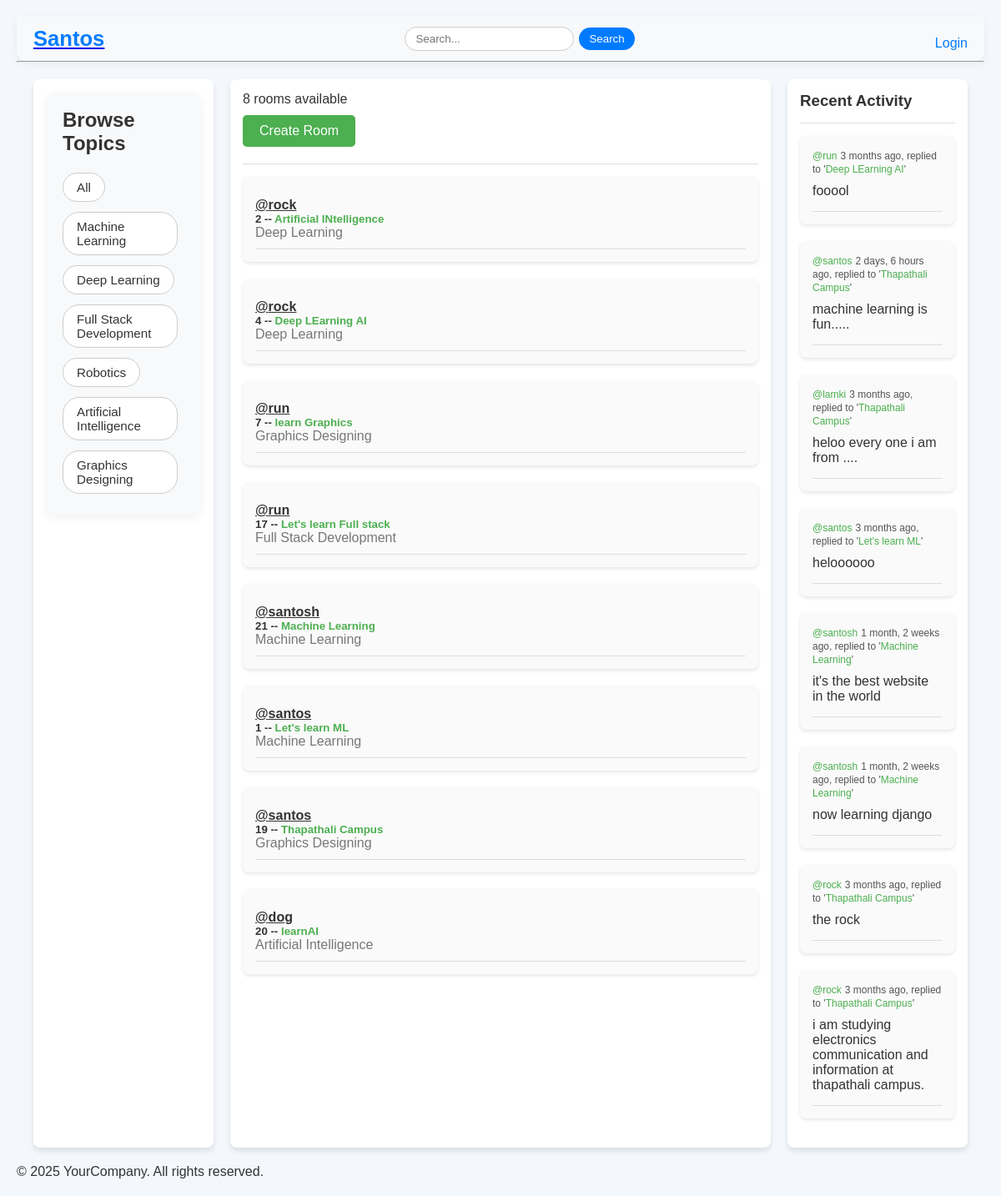
The page / on the database its author committed.
### man/models.py (models this page shows, shortened)
class Topic(models.Model):
    topic=models.CharField( max_length=50)

class Room(models.Model):
    host=models.ForeignKey(User, on_delete=models.CASCADE)
    topic=models.ForeignKey(Topic, on_delete=models.CASCADE)
    name=models.CharField( max_length=50)
    participants = models.ManyToManyField(User,related_name='participants',blank=True)
    description=models.TextField(blank=True,null=True)
    updated=models.DateTimeField(auto_now=True)
    created=models.DateTimeField( auto_now_add=True)
    class Meta:
        ordering = ['-updated','-created']

class Message(models.Model):
    user=models.ForeignKey(User, on_delete=models.CASCADE , related_name='messages')
    room = models.ForeignKey(Room, on_delete=models.CASCADE , related_name='messages')
    body = models.TextField()
    updated = models.DateTimeField( auto_now=True)
    created = models.DateTimeField(auto_now_add=True)
    class Meta:
      ordering = ['-updated','-created']

### man/views.py (the view)
# urls.py: path('',views.home,name='home'),
def home(request):
    topic = Topic.objects.all()
    q = request.GET.get('q', '')
    rooms = Room.objects.filter(Q(topic__topic__icontains=q) | Q(name__icontains=q) | Q(description__icontains=q))
    roomscount = rooms.count()
    room_messages = Message.objects.all()
    context = {
        'roomscount': roomscount,
        'rooms': rooms,
        'topic': topic,
        'room_messages':Message.objects.filter(Q(room__topic__topic__icontains=q))
    }
    return render(request, 'home.html', context)

### templates/home.html (shortened to what this page needs)
{% extends "base.html" %}
{% load static %}
{% block nothing %}<link rel="stylesheet" href="{% static 'styles/home.css' %}">{% endblock nothing %}
{% block body %}
<div class="my-container">
  <div class="sidebar topic-sidebar">
    {% include "topiccomp.html" %}
  </div>
  <div class="main-content">
    <div class="rooms-info">
      <p>{{ roomscount }} rooms available</p>
      <a href="{% url 'create' %}" class="btn-create-room">Create Room</a>
    </div>
    <hr class="divider">
    {% include "feedcomp.html" %}
  </div>
  <div class="sidebar activity-sidebar">
    {% include "activitycomp.html" %}
  </div>
</div>
{% endblock body %}

### templates/topiccomp.html
<div class="browse-topics">
  <h2>Browse Topics</h2>
  <a href="{% url 'home' %}">All</a>
  {% for room in topic %}
    <a href="{% url 'home' %}?q={{ room.topic }}">{{ room.topic }}</a>
  {% endfor %}
</div>

### templates/feedcomp.html (shortened to what this page needs)
{% for room in rooms %}
    <div class="room-item">
        <div class="room-details">
            <a href="{% url 'profile' pk=room.host.id %}" class="host-link">@{{ room.host.username }}</a>
            <h5 class="room-title">{{ room.id }} -- <a href="{% url 'room' pk=room.id %}" class="room-link">{{ room.name }}</a></h5>
            <p class="room-topic">{{ room.topic.topic }}</p>
        </div>
        <hr class="room-divider">
    </div>
{% endfor %}

### templates/activitycomp.html (shortened to what this page needs)
<h3>Recent Activity</h3>
<hr class="divider">
{% for message in room_messages %}
<div class="activity-item">
  <div class="activity-meta">
    <small><a href="{% url 'profile' message.user.id %}" class="user-link">@{{ message.user }}</a></small>
    <small>{{ message.created | timesince }} ago, replied to '<a href='{% url 'room' pk=message.room.id %}' class="room-link">{{ message.room.name }}</a>'</small>
  </div>
  <p class="activity-message">{{ message.body }}</p>
  <hr class="activity-divider">
</div>
{% endfor %}

### static/styles/home.css (style rules this page uses)
* { margin: 0; padding: 0; box-sizing: border-box; }
body { font-family: 'Arial', sans-serif; background-color: #f4f7fb; color: #333; padding: 20px; }
.my-container { display: grid; grid-template-columns: 1fr 3fr 1fr; gap: 20px; padding: 20px; }
.sidebar { background-color: #ffffff; padding: 15px; border-radius: 8px; box-shadow: 0 4px 6px rgba(0, 0, 0, 0.1); }
.topic-sidebar { min-height: 400px; }
.activity-sidebar { min-height: 400px; }
.main-content { padding: 15px; background-color: #ffffff; border-radius: 8px; box-shadow: 0 4px 6px rgba(0, 0, 0, 0.1); }
.rooms-info { margin-bottom: 20px; }
.rooms-info .btn-create-room { display: inline-block; background-color: #4CAF50; color: white; padding: 10px 20px; text-decoration: none; border-radius: 5px; margin-top: 10px; }
.room-item { padding: 15px; background-color: #fafafa; margin-bottom: 20px; border-radius: 8px; box-shadow: 0 2px 4px rgba(0, 0, 0, 0.1); }
.room-details { margin-top: 10px; }
.room-link { text-decoration: none; color: #4CAF50; }
.host-link { font-weight: bold; color: #333; }
.room-topic { font-size: 1rem; color: #777; }
.room-divider { margin-top: 10px; border: none; border-top: 1px solid #ddd; }
.activity-item { padding: 15px; background-color: #fafafa; margin-bottom: 20px; border-radius: 8px; box-shadow: 0 2px 4px rgba(0, 0, 0, 0.1); }
.activity-meta { font-size: 0.9rem; color: #555; }
.activity-message { font-size: 1rem; margin-top: 10px; }
.user-link { color: #4CAF50; text-decoration: none; }
.activity-divider { margin-top: 15px; border: none; border-top: 1px solid #ddd; }
.divider { margin: 15px 0; border: none; border-top: 1px solid #ddd; }
.browse-topics { padding: 20px; background-color: #f8f9fa; border-radius: 12px; box-shadow: 0 4px 12px rgba(0, 0, 0, 0.05); margin-bottom: 20px; }
.browse-topics h2 { margin-bottom: 15px; font-size: 1.5rem; color: #333; }
.browse-topics a { display: inline-block; margin: 6px 8px 6px 0; padding: 8px 16px; background-color: #ffffff; color: #333; text-decoration: none; border: 1px solid #ccc; border-radius: 20px; transition: all 0.3s ease; font-size: 0.95rem; }

### rows shown on the page
Topic: topic "Machine Learning"
Topic: topic "Deep Learning"
Topic: topic "Full Stack Development"
Topic: topic "Robotics"
Topic: topic "Artificial Intelligence"
Topic: topic "Graphics Designing"
Room: host.username "rock", id "2", name "Artificial INtelligence", topic.topic "Deep Learning"
Room: host.username "rock", id "4", name "Deep LEarning AI", topic.topic "Deep Learning"
Room: host.username "run", id "7", name "learn Graphics", topic.topic "Graphics Designing"
Room: host.username "run", id "17", name "Let's learn Full stack", topic.topic "Full Stack Development"
Room: host.username "santosh", id "21", name "Machine Learning", topic.topic "Machine Learning"
Room: host.username "santos", id "1", name "Let's learn ML", topic.topic "Machine Learning"
Room: host.username "santos", id "19", name "Thapathali Campus", topic.topic "Graphics Designing"
Room: host.username "dog", id "20", name "learnAI", topic.topic "Artificial Intelligence"
Message: user "run", created "3 months", room.name "Deep LEarning AI", body "fooool"
Message: user "santos", created "2 days, 6 hours", room.name "Thapathali Campus", body "machine learning is fun....."
Message: user "lamki", created "3 months", room.name "Thapathali Campus", body "heloo every one i am from ...."
Message: user "santos", created "3 months", room.name "Let's learn ML", body "heloooooo"
Message: user "santosh", created "1 month, 2 weeks", room.name "Machine Learning", body "it's the best website in the world"
Message: user "santosh", created "1 month, 2 weeks", room.name "Machine Learning", body "now learning django"
Message: user "rock", created "3 months", room.name "Thapathali Campus", body "the rock"
Message: user "rock", created "3 months", room.name "Thapathali Campus", body "i am studying electronics communication and information at thapathali campus."

### other values the page prints
{{ roomscount }} "8"
